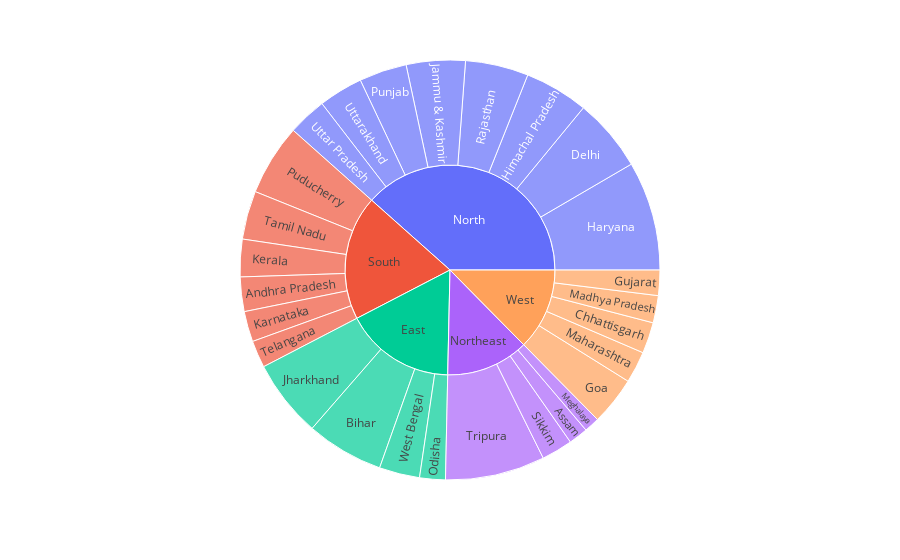

The notebook cell this image was saved under:
### Code cell
Unemployment=df[["States",'Region','Estimated Unemployment Rate']]
figure=px.sunburst(Unemployment,path=["Region","States"],values="Estimated Unemployment Rate")
figure.show()

### Figure 1 — Plotly figure (JSON) as saved in the notebook; plotly's stock layout.template omitted (floating-point values rounded to 4 significant figures)
{"data": [{"branchvalues": "total", "domain": {"x": [0, 1], "y": [0, 1]}, "hovertemplate": "labels=%{label}<br>Estimated Unemployment Rate=%{value}<br>parent=%{parent}<br>id=%{id}<extra></extra>", "ids": ["South/Andhra Pradesh", "Northeast/Assam", "East/Bihar", "West/Chhattisgarh", "North/Delhi", "West/Goa", "West/Gujarat", "North/Haryana", "North/Himachal Pradesh", "North/Jammu & Kashmir", "East/Jharkhand", "South/Karnataka", "South/Kerala", "West/Madhya Pradesh", "West/Maharashtra", "Northeast/Meghalaya", "East/Odisha", "South/Puducherry", "North/Punjab", "North/Rajasthan", "Northeast/Sikkim", "South/Tamil Nadu", "South/Telangana", "Northeast/Tripura", "North/Uttar Pradesh", "North/Uttarakhand", "East/West Bengal", "East", "North", "Northeast", "South", "West"], "labels": ["Andhra Pradesh", "Assam", "Bihar", "Chhattisgarh", "Delhi", "Goa", "Gujarat", "Haryana", "Himachal Pradesh", "Jammu & Kashmir", "Jharkhand", "Karnataka", "Kerala", "Madhya Pradesh", "Maharashtra", "Meghalaya", "Odisha", "Puducherry", "Punjab", "Rajasthan", "Sikkim", "Tamil Nadu", "Telangana", "Tripura", "Uttar Pradesh", "Uttarakhand", "West Bengal", "East", "North", "Northeast", "South", "West"], "name": "", "parents": ["South", "Northeast", "East", "West", "North", "West", "West", "North", "North", "North", "East", "South", "South", "West", "West", "Northeast", "East", "South", "North", "North", "Northeast", "South", "South", "Northeast", "North", "North", "East", "", "", "", "", ""], "type": "sunburst", "values": [86.64, 48.56, 194.7, 78.19, 184.1, 121.7, 63.76, 274.8, 160.7, 148.3, 195.4, 76.68, 94.34, 68.54, 79.79, 38.66, 64.62, 179.4, 119.8, 158.7, 78.34, 121.9, 68.33, 250.6, 97.37, 111.6, 101.9, 556.6, 1255.0, 416.1, 627.3, 411.9]}], "layout": {"legend": {"tracegroupgap": 0}, "margin": {"t": 60}}}
